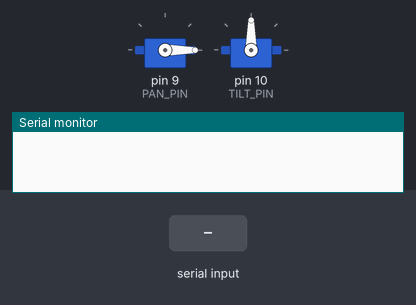
Bench run of a sketch on a simulated Arduino Uno, built with avr-gcc and run on an emulated ATmega328P. Parts: 2 × servo, the last lines printed to the serial monitor. Inputs (shaded band) come from the test bench.

Above: at 1.3 s.
At 6.6 s:
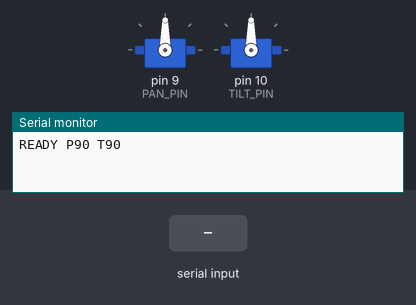
6.7 s: "P100\n" received over Serial
At 7.3 s:
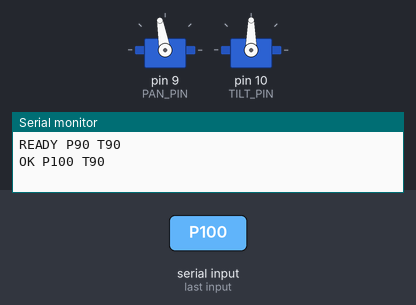
8.2 s: "PING\n" received over Serial
9.7 s: "90 45\n" received over Serial
Timing chart, 0 to 12.7 s (numbered marks = the images above; inputs shaded):
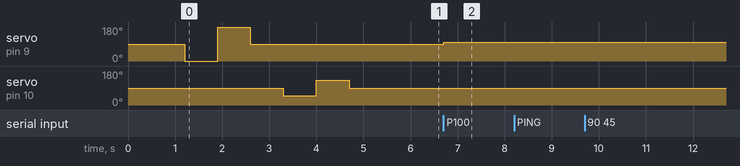

Measured:
- after the input at 6.7 s, servo on pin 9 (PAN_PIN): 90° → 100° at once

The sketch:

pan_tilt_serial.ino
```cpp
/*
 * Minimal pan/tilt Arduino firmware for Session 16.
 *
 * Features:
 * - On boot: attach servos, center, run a small self-test motion.
 * - Serial protocol: "P90 T90" (newline terminated).
 * - Partial updates are allowed: "P100" or "T80".
 * - Replies with READY / OK / ERR for easier PC-side debugging.
 */

#include <Servo.h>

namespace {
const int PAN_PIN = 9;
const int TILT_PIN = 10;

const int PAN_MIN = 0;
const int PAN_MAX = 180;
const int TILT_MIN = 50;
const int TILT_MAX = 130;

const int HOME_PAN = 90;
const int HOME_TILT = 90;

const unsigned long SERIAL_BAUD = 115200;

Servo panServo;
Servo tiltServo;

int currentPan = HOME_PAN;
int currentTilt = HOME_TILT;
}

int clampAngle(int value, int lo, int hi) {
  if (value < lo) return lo;
  if (value > hi) return hi;
  return value;
}

void writePose(int pan, int tilt) {
  currentPan = clampAngle(pan, PAN_MIN, PAN_MAX);
  currentTilt = clampAngle(tilt, TILT_MIN, TILT_MAX);
  panServo.write(currentPan);
  tiltServo.write(currentTilt);
}

void writeHomePose() {
  writePose(HOME_PAN, HOME_TILT);
}

void runSelfTest() {
  const int poses[][2] = {
    {HOME_PAN, HOME_TILT},
    {PAN_MIN, HOME_TILT},
    {PAN_MAX, HOME_TILT},
    {HOME_PAN, HOME_TILT},
    {HOME_PAN, TILT_MIN},
    {HOME_PAN, TILT_MAX},
    {HOME_PAN, HOME_TILT},
  };

  for (unsigned int i = 0; i < sizeof(poses) / sizeof(poses[0]); ++i) {
    writePose(poses[i][0], poses[i][1]);
    delay(700);
  }
}

bool parseAxisValue(const String& line, char axis, int* outValue) {
  int idx = line.indexOf(axis);
  if (idx < 0) {
    return false;
  }

  idx += 1;
  while (idx < line.length() && line[idx] == ' ') {
    idx += 1;
  }

  int end = idx;
  while (end < line.length() && isDigit(line[end])) {
    end += 1;
  }

  if (end <= idx) {
    return false;
  }

  *outValue = line.substring(idx, end).toInt();
  return true;
}

void handleCommand(String line) {
  line.trim();
  if (line.length() == 0) {
    return;
  }

  if (line.equalsIgnoreCase("PING")) {
    Serial.println("PONG");
    return;
  }

  int nextPan = currentPan;
  int nextTilt = currentTilt;
  bool hasPan = parseAxisValue(line, 'P', &nextPan);
  bool hasTilt = parseAxisValue(line, 'T', &nextTilt);

  if (!hasPan && !hasTilt) {
    Serial.print("ERR ");
    Serial.println(line);
    return;
  }

  writePose(nextPan, nextTilt);
  Serial.print("OK P");
  Serial.print(currentPan);
  Serial.print(" T");
  Serial.println(currentTilt);
}

void setup() {
  Serial.begin(SERIAL_BAUD);

  panServo.attach(PAN_PIN);
  tiltServo.attach(TILT_PIN);

  writeHomePose();
  delay(500);
  runSelfTest();

  Serial.print("READY P");
  Serial.print(currentPan);
  Serial.print(" T");
  Serial.println(currentTilt);
}

void loop() {
  if (Serial.available() > 0) {
    String line = Serial.readStringUntil('\n');
    handleCommand(line);
  }
}
```
